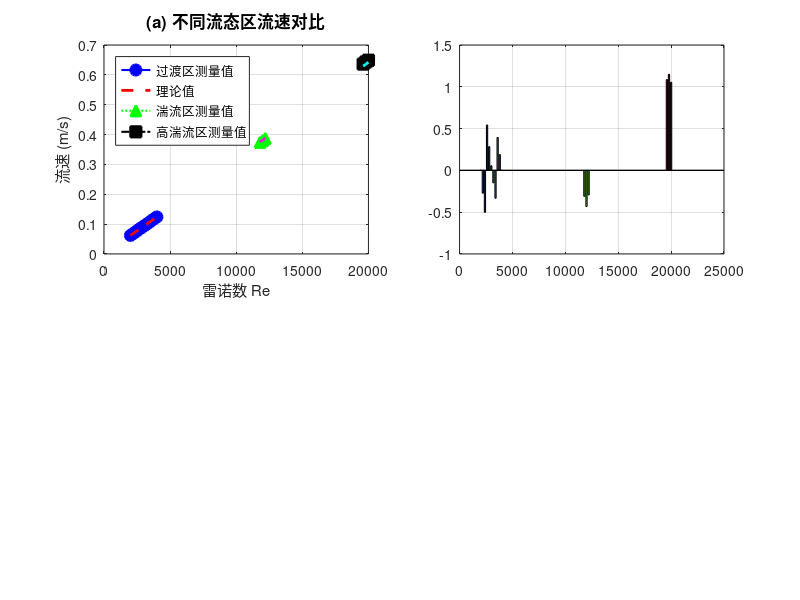

Write the MATLAB code that produced this figure. (Note: this script raises an error after producing the figure.)
% exp_data = [
%     11800  11.2 0.374   1.694   1.692   1.691   1.692;
%     12000  11.2 0.380   1.717   1.719   1.720   1.719;
%     12200  11.2 0.387   1.750   1.750   1.751   1.750;
%     % 19600  10.3 0.636   2.880   2.878   2.879   2.879;
%     % 19800  10.3 0.643   2.907   2.908   2.907   2.905;
%     % 20000  10.3 0.649   2.936   2.936   2.935   2.937
%   % 2000   12  0.062    0.280   0.280   0.281   0.280;
%   %   2200   12  0.068    0.309   0.309   0.309   0.309;
%   %   2400   12  0.074    0.337   0.338   0.337   0.337;
%   %   2600   12  0.081    0.365   0.366   0.367   0.366;
%   %   2800   12  0.087    0.392   0.392   0.392   0.392;
%   %   3000   12  0.093    0.418   0.420   0.420   0.420;
%   %   3200   12  0.099    0.448   0.448   0.449   0.448;
%   %   3400   12  0.105    0.477   0.478   0.477   0.477;
%   %   3600   12  0.112    0.503   0.503   0.502   0.503;
%   %   3800   12  0.118    0.533   0.534   0.533   0.535;
%   %   4000   12  0.124    0.561   0.561   0.561   0.561;
% ];
% 
% %% 理论计算结果（您提供的过渡区数据）
% theory_data = [
% 11800      0.369155        1.670019       
% 12000      0.375486        1.698659       
% 12200      0.381819        1.727310       
% % 19600      0.617674        2.794293       
% % 19800      0.624088        2.823309       
% % 20000      0.630504        2.852333  
% % 2000       0.062062        0.280760       
% % 2200       0.068254        0.308774       
% % 2400       0.074448        0.336793       
% % 2600       0.080643        0.364818       
% % 2800       0.086840        0.392856       
% % 3000       0.093041        0.420908       
% % 3200       0.099246        0.448979       
% % 3400       0.105456        0.477072       
% % 3600       0.111672        0.505192       
% % 3800       0.117894        0.533341       
% % 4000       0.124124        0.561523
% ];
% 
% %% 数据提取
% % 实验数据（仅过渡区2000-4000）
% exp_Re = exp_data(1:11, 1);                    % 雷诺数
% exp_Q_mean = mean(exp_data(1:11, 4:7), 2);     % 实验流量均值
% exp_Q_std = std(exp_data(1:11, 4:7), 0, 2);    % 实验流量标准差
% 
% % 理论数据
% theory_Re = theory_data(:, 1);
% theory_Q = theory_data(:, 3);                  % 理论流量
% 
% %% 精确误差计算（保留6位小数）
% sim_Q = interp1(theory_Re, theory_Q, exp_Re, 'pchip');
% abs_error = sim_Q - exp_Q_mean;
% rel_error = (abs_error ./ exp_Q_mean) * 100;   % 相对误差(%)
% figure('Position',[100 100 1000 400], 'Color','w')
% 
% % 从实验数据提取测量流速
% exp_v_measured = exp_data(:,3);  % 实验测量的线平均流速（时差法直接测得）
% 
% % 从理论数据获取面平均流速（需要转换）
% D = 0.04; % 管道直径(m)
% A = pi*(D/2)^2; % 截面积(m²)
% theory_v_surface = theory_Q/3600/A; % 理论面平均流速(m/s)
% 
% % 计算时差法直接将线平均流速作为面平均流速的误差
% error_v = (exp_v_measured - theory_v_surface)./theory_v_surface*100;
% 
% % 绘制误差对比图
% subplot(1,2,1)
% hold on; grid on; box on
% plot(exp_Re, exp_v_measured, 'bo-', 'LineWidth',1.5, 'MarkerSize',8, 'MarkerFaceColor','b', 'DisplayName','测量值')
% plot(exp_Re, theory_v_surface, 'rs--', 'LineWidth',2, 'MarkerSize',8, 'DisplayName','理论流速')
% xlabel('雷诺数 Re', 'FontSize',11)
% ylabel('流速 (m/s)', 'FontSize',11)
% title('(a) 流速测量值对比', 'FontSize',12)
% legend('Location','northwest')
% set(gca, 'FontSize',10)
% 
% subplot(1,2,2)
% hold on; grid on; box on
% bar(exp_Re, error_v, 0.6, 'FaceColor',[0.8 0.2 0.2])
% for i = 1:length(exp_Re)
%     text(exp_Re(i), error_v(i)+sign(error_v(i))*0.1, sprintf('%.2f%%',error_v(i)),...
%         'HorizontalAlignment','center', 'FontSize',10)
% end
% yline(0, 'k-', 'LineWidth',1.2)
% xlabel('雷诺数 Re', 'FontSize',11)
% ylabel('相对误差 (%)', 'FontSize',11)
% title('(b) 流速相对误差', 'FontSize',12)
% ylim([min(error_v)-0.5 max(error_v)+0.5])
% set(gca, 'FontSize',10)
% 
% % 误差统计
% fprintf('\n====== 流速测量误差分析 ======\n');
% fprintf('平均绝对误差: %.2f%%\n', mean(abs(error_v)));
% fprintf('最大误差: %.2f%% @ Re=%d\n', max(abs(error_v)), exp_Re(find(abs(error_v)==max(abs(error_v)),1)));
% 
% 
% 


%% 整合三个数据集的流速误差对比图
figure('Position',[100 100 1200 900], 'Color','w')

% ------------------------------
% 数据集1：过渡区(2000-4000)
% ------------------------------
exp_data1 = [
    2000   12  0.062    0.280   0.280   0.281   0.280;
    2200   12  0.068    0.309   0.309   0.309   0.309;
    2400   12  0.074    0.337   0.338   0.337   0.337;
    2600   12  0.081    0.365   0.366   0.367   0.366;
    2800   12  0.087    0.392   0.392   0.392   0.392;
    3000   12  0.093    0.418   0.420   0.420   0.420;
    3200   12  0.099    0.448   0.448   0.449   0.448;
    3400   12  0.105    0.477   0.478   0.477   0.477;
    3600   12  0.112    0.503   0.503   0.502   0.503;
    3800   12  0.118    0.533   0.534   0.533   0.535;
    4000   12  0.124    0.561   0.561   0.561   0.561;
];

theory_data1 = [
 2000       0.062000        0.280481;     
2200       0.068186        0.308468  ;     
2400       0.074374        0.336458   ;    
2600       0.080562        0.364456    ;   
2800       0.086754        0.392465     ;  
3000       0.092948        0.420489      ; 
3200       0.099147        0.448532       ;
3400       0.105351        0.476597       ;
3600       0.111561        0.504688       ;
3800       0.117777        0.532809       ;
4000       0.124000        0.560963   ;
];

% 数据提取与处理
exp_Re1 = exp_data1(:, 1);                    
exp_v_measured1 = exp_data1(:,3);  
D = 0.04; A = pi*(D/2)^2;
theory_v_surface1 = theory_data1(:, 3)/3600/A; 
error_v1 = (exp_v_measured1 - theory_v_surface1)./theory_v_surface1*100;

% ------------------------------
% 数据集2：湍流区(11800-12200)
% ------------------------------
exp_data2 = [
    11800  11.2 0.374   1.694   1.692   1.691   1.692;
    12000  11.2 0.380   1.717   1.719   1.720   1.719;
    12200  11.2 0.387   1.750   1.750   1.751   1.750;
];

theory_data2 = [
 11800      0.375164        1.697200       
12000      0.381651        1.726549       
12200      0.388140        1.755906       

];

exp_Re2 = exp_data2(:, 1);                    
exp_v_measured2 = exp_data2(:,3);  
theory_v_surface2 = theory_data2(:, 3)/3600/A; 
error_v2 = (exp_v_measured2 - theory_v_surface2)./theory_v_surface2*100;

% ------------------------------
% 数据集3：高湍流区(19600-20000)
% ------------------------------
exp_data3 = [
    19600  10.3 0.636   2.880   2.878   2.879   2.879;
    19800  10.3 0.643   2.907   2.908   2.907   2.905;
    20000  10.3 0.649   2.936   2.936   2.935   2.937;
];

theory_data3 = [
    % 19600      0.617674        2.794293;       
    % 19800      0.624088        2.823309;       
    % 20000      0.630504        2.852333;  
    19600      0.629161        2.846257       
19800      0.635695        2.875818       
20000      0.642231        2.905383 
];

exp_Re3 = exp_data3(:, 1);                    
exp_v_measured3 = exp_data3(:,3);  
theory_v_surface3 = theory_data3(:, 3)/3600/A; 
error_v3 = (exp_v_measured3 - theory_v_surface3)./theory_v_surface3*100;

%% 绘制三区域对比图
% 第一行：流速测量值与理论值对比
subplot(2,2,1)
hold on; grid on; box on
p1 = plot(exp_Re1, exp_v_measured1, 'bo-', 'LineWidth',1.5, 'MarkerSize',8, 'MarkerFaceColor','b');
p2 = plot(exp_Re1, theory_v_surface1, 'r--', 'LineWidth',2);
p3 = plot(exp_Re2, exp_v_measured2, 'g^:', 'LineWidth',1.5, 'MarkerSize',8, 'MarkerFaceColor','g');
p4 = plot(exp_Re2, theory_v_surface2, 'm--', 'LineWidth',2);
p5 = plot(exp_Re3, exp_v_measured3, 'ks-.', 'LineWidth',1.5, 'MarkerSize',8, 'MarkerFaceColor','k');
p6 = plot(exp_Re3, theory_v_surface3, 'c--', 'LineWidth',2);
xlabel('雷诺数 Re', 'FontSize',11)
ylabel('流速 (m/s)', 'FontSize',11)
title('(a) 不同流态区流速对比', 'FontSize',12)
legend([p1 p2 p3 p5], {'过渡区测量值','理论值','湍流区测量值','高湍流区测量值'}, 'Location','northwest')

% 第二行：误差分布对比
subplot(2,2,2)
hold on; grid on; box on
bar(exp_Re1, error_v1, 0.6, 'FaceColor',[0.2 0.4 0.8])
bar(exp_Re2, error_v2, 0.6, 'FaceColor',[0.4 0.8 0.2])
bar(exp_Re3, error_v3, 0.6, 'FaceColor',[0.8 0.2 0.4])
yline(0, 'k-', 'LineWidth',1.2)
xlabel('雷诺数 Re', 'FontSize',11)
ylabel('相对误差 (%)', 'FontSize',11)
title('(b) 分区域误差分布', 'FontSize',12)
legend('过渡区','湍流区','高湍流区', 'Location','northwest')
ylim([-4 8])

% 第三行：误差统计箱线图
subplot(2,2,3)
group = [ones(size(error_v1)); 2*ones(size(error_v2)); 3*ones(size(error_v3))];
boxplot([error_v1; error_v2; error_v3], group, 'Labels',{'过渡区','湍流区','高湍流区'})
ylabel('相对误差 (%)', 'FontSize',11)
title('(c) 误差分布统计', 'FontSize',12)
grid on

% 第四行：误差趋势线
subplot(2,2,4)
hold on; grid on; box on
plot(exp_Re1, smooth(error_v1), 'b-', 'LineWidth',2)
plot(exp_Re2, smooth(error_v2), 'g-', 'LineWidth',2)
plot(exp_Re3, smooth(error_v3), 'r-', 'LineWidth',2)
xlabel('雷诺数 Re', 'FontSize',11)
ylabel('平滑误差 (%)', 'FontSize',11)
title('(d) 误差趋势分析', 'FontSize',12)
legend('过渡区','湍流区','高湍流区', 'Location','northwest')
yline(0, 'k--')

%% 输出统计结果
fprintf('=== 各流态区误差统计分析 ===\n');
fprintf('区域       数据点数   平均误差   最大误差\n');
fprintf('----------------------------------------\n');
fprintf('过渡区     %2d        %5.2f%%    %5.2f%%\n', length(error_v1), mean(abs(error_v1)), max(abs(error_v1)));
fprintf('湍流区     %2d        %5.2f%%    %5.2f%%\n', length(error_v2), mean(abs(error_v2)), max(abs(error_v2)));
fprintf('高湍流区   %2d        %5.2f%%    %5.2f%%\n', length(error_v3), mean(abs(error_v3)), max(abs(error_v3)));
fprintf('----------------------------------------\n');
fprintf('综合       %2d        %5.2f%%    %5.2f%%\n', length([error_v1;error_v2;error_v3]), ...
    mean(abs([error_v1;error_v2;error_v3])), max(abs([error_v1;error_v2;error_v3])));
